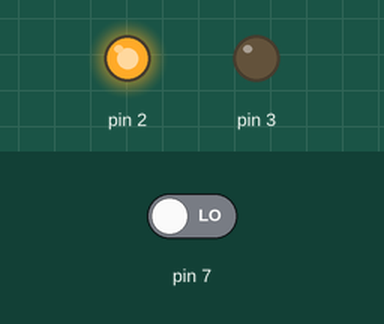
Recording of a sketch running on a simulated Arduino Uno, built with avr-gcc and run on an emulated ATmega328P. On the bench: output pins drawn as LEDs (lit = HIGH). Inputs (shaded band) come from the test bench; at power-on: pin 7 LOW.

Above: at 1.2 s.
1.3 s: pin 7 driven HIGH
At 2.1 s:
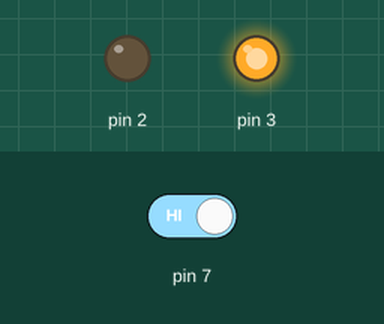
2.8 s: pin 7 driven LOW
At 3.2 s:
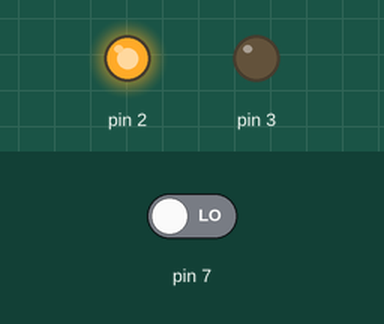
Timing chart, 0 to 5.8 s (numbered marks = the images above; inputs shaded):
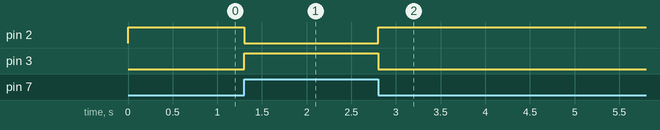

The sketch:

Digitals_Port.ino
```cpp
// Preparação do Arduino, este código irá rodar uma única vez
void setup()
{
  // Colocamos o pino 7 do Arduino como OUTPUT (saída)
  pinMode(2, OUTPUT);
  pinMode(3, OUTPUT);

  pinMode(7, INPUT);

}

// Este código é chamado automáticamente pelo Arduino, ficará em
// loop até que seu Arduino seja desligado
void loop()
{

  int estadoBotao;

  estadoBotao = digitalRead(7);
  // Ativamos o pino 7 (colocando 5v nele)
  digitalWrite(2, !estadoBotao);
  digitalWrite(3, estadoBotao);


}
```

Measured:
- after the input at 1.3 s, pin 2: HIGH → LOW at once; pin 3: LOW → HIGH at once
- after the input at 2.8 s, pin 2: LOW → HIGH at once; pin 3: HIGH → LOW at once
